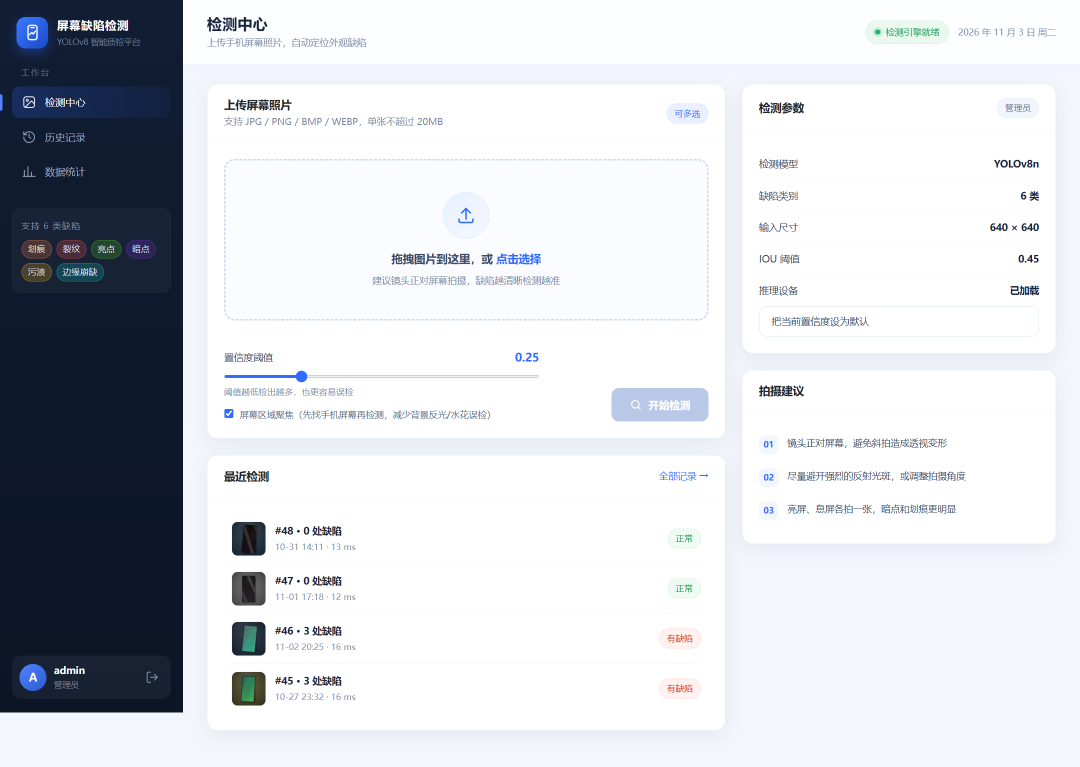
#> input picture site/assets/detect.png, 2160 x 1533 px (shown at 1/2 size)
$ python -i roi.py   (imports and definitions only)
#> lines starting #> are read from the running program, lines starting #| are printed output that depends on the picture; after the words box and inside, x2 and y2 are one past the last pixel; in counts of white or black regions, pixels touching at a corner belong together
#> further down, picture is the input picture: PIL image 2160x1533 RGB; mean R, G, B 210.5, 213.4, 218.9
# -*- coding: utf-8 -*-
"""自动找手机屏幕区域，供检测时聚焦，减少背景反光/水花的误检。

做法：Canny 边缘 -> 膨胀连成闭合轮廓 -> 取面积大、形状接近手机的轮廓的外接矩形。
找不到就返回 None，检测退回整张图，不会因为这一步失败而报错。
"""
from __future__ import annotations

import numpy as np
from PIL import Image


def find_screen_bbox(img: Image.Image, min_area_ratio=0.05, max_area_ratio=0.95):
    """返回手机区域 (x0, y0, x1, y1)，失败返回 None。"""
#> called with min_area_ratio = 0.05, max_area_ratio = 0.95
    try:
        import cv2
    except Exception:
        return None

    rgb = np.asarray(img.convert('RGB'))
    h, w = rgb.shape[:2]
#> h = 1533; w = 2160
    if max(h, w) > 1280:                       # 缩小后再找轮廓，速度快
        scale = 1280 / max(h, w)
#> scale = 0.593
        small = cv2.resize(rgb, (int(w * scale), int(h * scale)))
    else:
        scale = 1.0
        small = rgb
    gray = cv2.cvtColor(small, cv2.COLOR_RGB2GRAY)
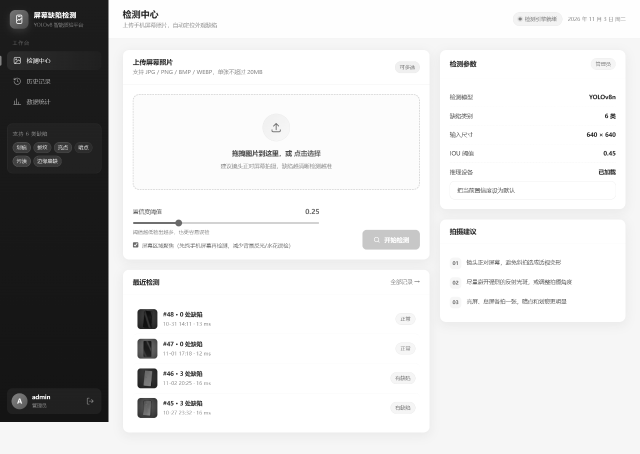
#> gray: shape (908, 1280) (shown at 1/2 size); min 12, max 255, mean 213.2
    gray = cv2.GaussianBlur(gray, (5, 5), 0)
    edges = cv2.Canny(gray, 40, 120)
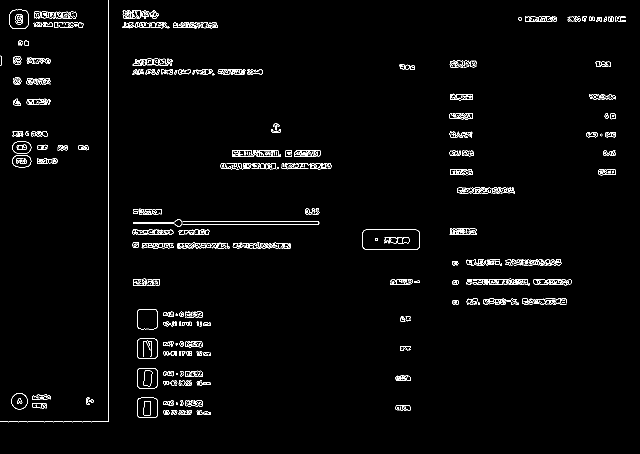
#> edges: shape (908, 1280) (shown at 1/2 size); 2% white in thin lines or dots
    edges = cv2.dilate(edges, np.ones((3, 3), np.uint8), iterations=2)
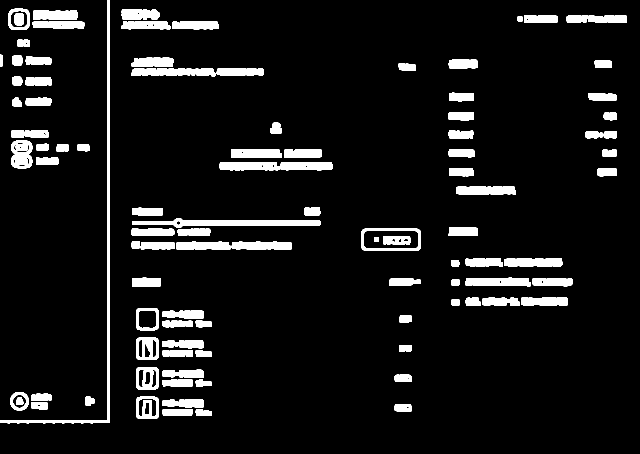
#> edges: shape (908, 1280) (shown at 1/2 size); 7.9% white; 100 white regions
    contours, _ = cv2.findContours(edges, cv2.RETR_EXTERNAL, cv2.CHAIN_APPROX_SIMPLE)
#> contours = 96 contours; largest, box (x1, y1, x2, y2) and area: (722, 457, 842, 502) 5162, (0, 0, 220, 847) 4427, (264, 437, 641, 455) 3333, (263, 136, 431, 153) 2065, (22, 281, 65, 337) 2044
    if not contours:
        return None

    sh, sw = small.shape[:2]
#> sh = 908; sw = 1280
    best, best_score = None, 0.0
    for c in contours:
        area = cv2.contourArea(c)
        ratio = area / (sw * sh)
        if not (min_area_ratio <= ratio <= max_area_ratio):
            continue
        x, y, bw, bh = cv2.boundingRect(c)
        if bw < 40 or bh < 40:
            continue
        aspect = bw / max(bh, 1)
        if not (0.35 <= aspect <= 2.2):        # 手机整体外接矩形不会太扁
            continue
        hull = cv2.convexHull(c)
        hull_area = cv2.contourArea(hull)
        solidity = area / max(hull_area, 1.0)
        if solidity < 0.55:
            continue
        score = ratio * solidity
        if score > best_score:
            best_score = score
            best = (x, y, x + bw, y + bh)
#> this loop made 96 passes
#> (area, ratio) on passes 1 to 12: (320.5, 0.000276), (748, 0.000644), (441, 0.000379), (434.5, 0.000374), (1045, 0.000899), (1891.5, 0.00163), (252.5, 0.000217), (473.5, 0.000407), (1076, 0.000926), (327.5, 0.000282), (740, 0.000637), (454, 0.000391)
#> after the loop, best_score = 0

    if best is None:
        return None
    # 放大回原图，留一点边，避免切掉边缘崩缺
    x0, y0, x1, y1 = [int(v / scale) for v in best]
    pad_x = int((x1 - x0) * 0.04)
    pad_y = int((y1 - y0) * 0.04)
    return (max(0, x0 - pad_x), max(0, y0 - pad_y),
            min(w, x1 + pad_x), min(h, y1 + pad_y))

>>> from PIL import Image
>>> picture = Image.open('../../site/assets/detect.png')
>>> result = find_screen_bbox(picture)

$ run again, on site/assets/history.png
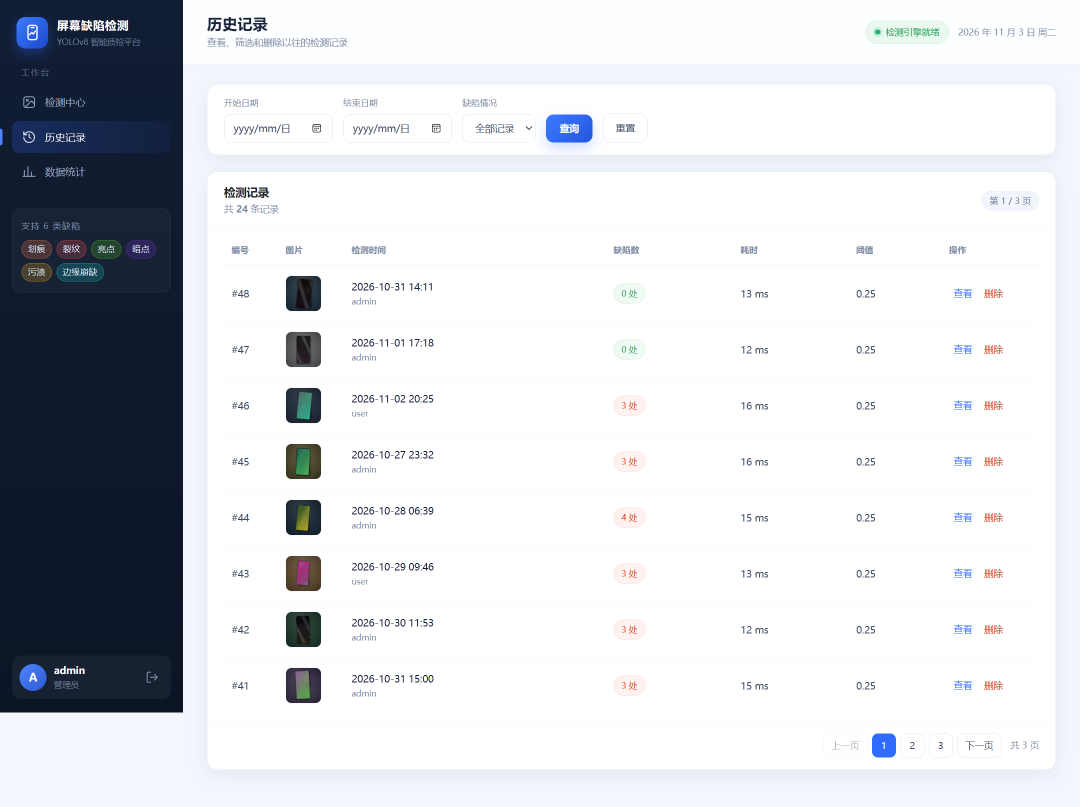
#> input picture site/assets/history.png, 2160 x 1613 px (shown at 1/2 size)
#> picture is the input picture: PIL image 2160x1613 RGB; mean R, G, B 213.5, 215.8, 220.3
#> in find_screen_bbox, `edges = cv2.Canny(gray, 40, 120)`:
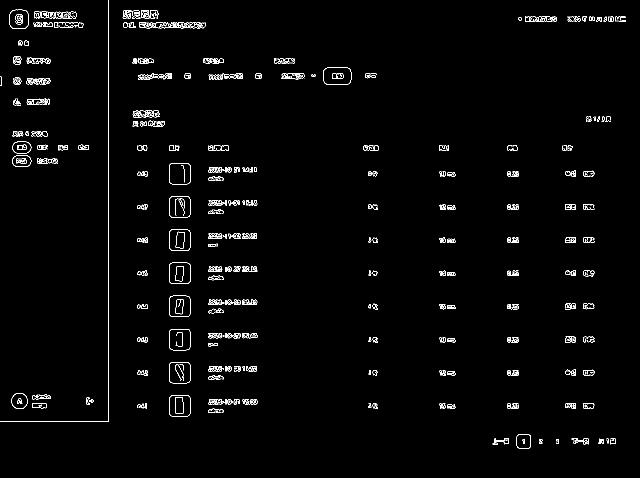
#> edges: shape (955, 1280) (shown at 1/2 size); 1.7% white in thin lines or dots
#> in find_screen_bbox, `edges = cv2.dilate(edges, np.ones((3, 3), np.uint8), iterations=2)`:
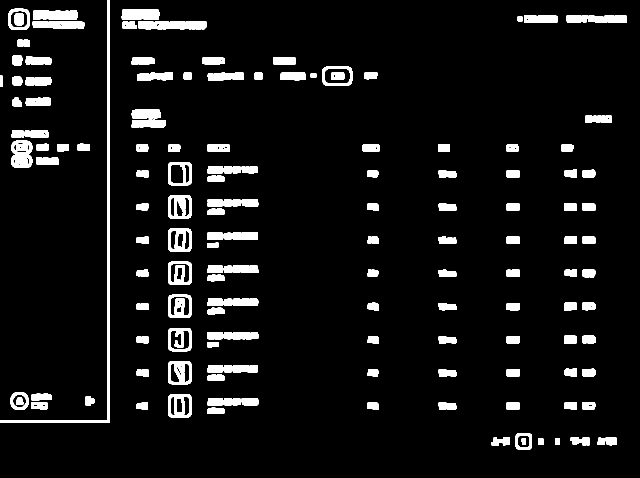
#> edges: shape (955, 1280) (shown at 1/2 size); 6.9% white; 141 white regions
#> contours = 136 contours; largest, box (x1, y1, x2, y2) and area: (0, 0, 220, 846) 4395, (644, 133, 705, 171) 2136, (336, 523, 383, 570) 2068, (336, 324, 383, 371) 2068, (336, 722, 383, 769) 2066
#> the loop in find_screen_bbox, `for c in contours:` made 136 passes
#> (area, ratio) on passes 1 to 8: (113, 9.24e-05), (129.5, 0.000106), (285, 0.000233), (180.5, 0.000148), (423, 0.000346), (410.5, 0.000336), (992.5, 0.000812), (350.5, 0.000287)
#> after the loop in find_screen_bbox, `for c in contours:`: best_score = 0

$ run again, on site/assets/login.png
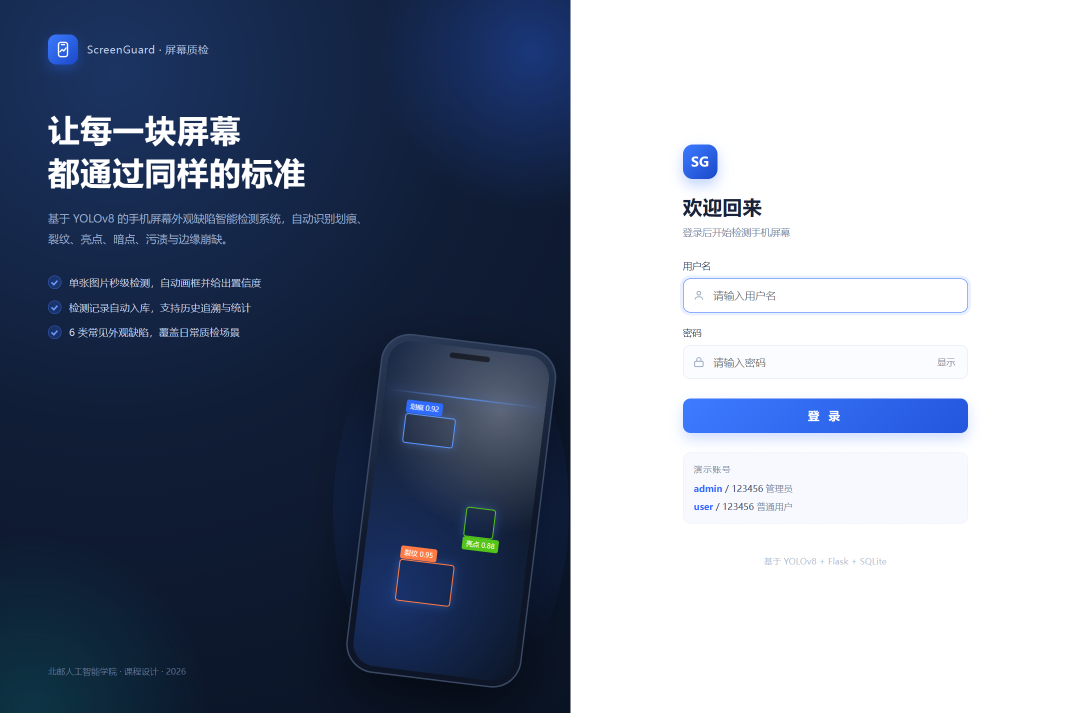
#> input picture site/assets/login.png, 2160 x 1425 px (shown at 1/2 size)
#> picture is the input picture: PIL image 2160x1425 RGB; mean R, G, B 130.2, 139.5, 157.1
#> in find_screen_bbox, `gray = cv2.cvtColor(small, cv2.COLOR_RGB2GRAY)`:
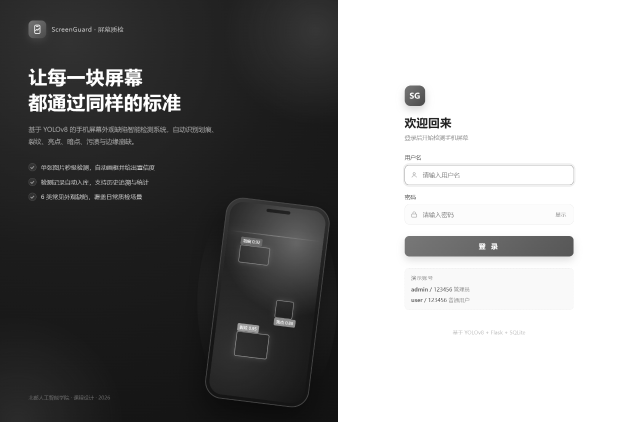
#> gray: shape (844, 1280) (shown at 1/2 size); min 11, max 255, mean 138.7
#> in find_screen_bbox, `edges = cv2.dilate(edges, np.ones((3, 3), np.uint8), iterations=2)`:
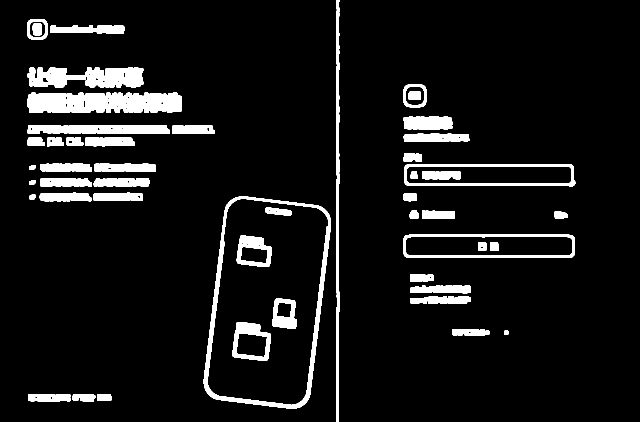
#> edges: shape (844, 1280) (shown at 1/2 size); 8% white; 49 white regions
#> contours = 39 contours; largest, box (x1, y1, x2, y2) and area: (407, 393, 662, 817) 86788, (807, 469, 1150, 516) 15582, (808, 329, 1151, 373) 13904, (55, 185, 363, 226) 10970, (55, 135, 287, 176) 6746
#> the loop in find_screen_bbox, `for c in contours:` made 39 passes
#> (area, ratio, x, y, bw, bh, aspect, hull_area) on pass 13: (86788.5, 0.0803, 407, 393, 255, 424, 0.601, 87319.5)
#> after the loop in find_screen_bbox, `for c in contours:`: best_score = 0.0798
#> x0 = 686; y0 = 663; x1 = 1117; y1 = 1378
#> pad_x = 17
#> pad_y = 28
#> result = (669, 635, 1134, 1406)

$ run again, on site/assets/mobile.png
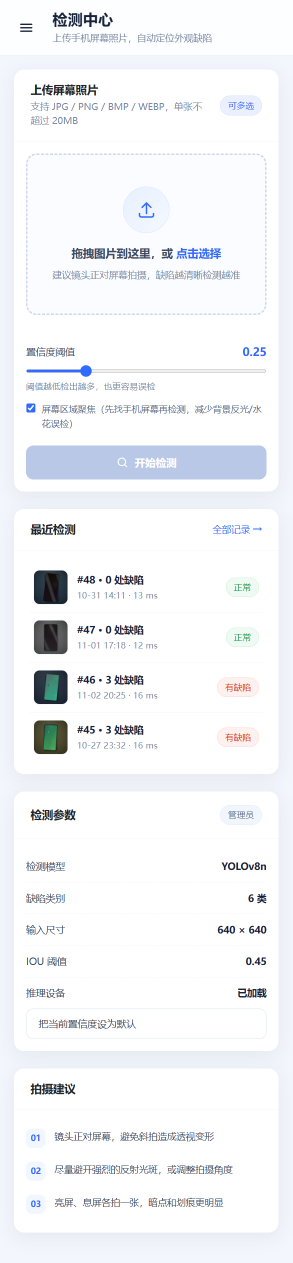
#> input picture site/assets/mobile.png, 585 x 2526 px (shown at 1/2 size)
#> picture is the input picture: PIL image 585x2526 RGB; mean R, G, B 242.3, 243.9, 246.9
#> in find_screen_bbox, `edges = cv2.Canny(gray, 40, 120)`:
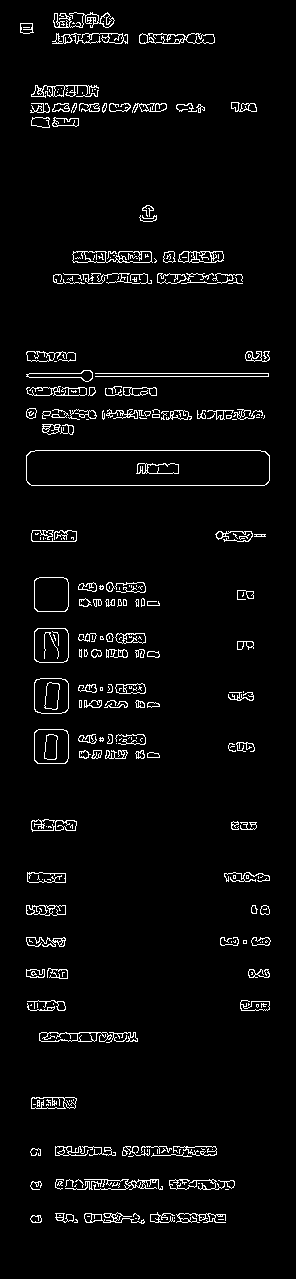
#> edges: shape (1279, 296); 3.6% white in thin lines or dots, all inside (x1, y1, x2, y2) = (20, 12, 271, 1224)
#> in find_screen_bbox, `edges = cv2.dilate(edges, np.ones((3, 3), np.uint8), iterations=2)`:
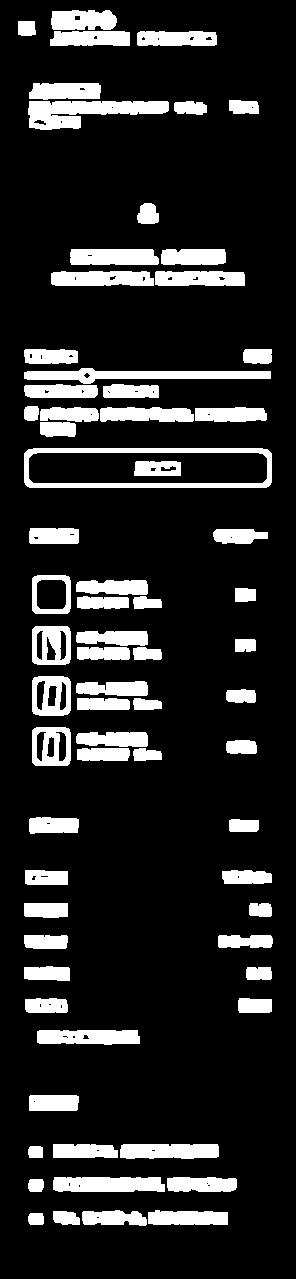
#> edges: shape (1279, 296); 14.7% white; 71 white regions
#> contours = 70 contours; largest, box (x1, y1, x2, y2) and area: (24, 448, 272, 488) 9580, (28, 101, 169, 130) 2310, (24, 368, 271, 384) 1879, (53, 1177, 165, 1192) 1456, (32, 676, 71, 716) 1439
#> the loop in find_screen_bbox, `for c in contours:` made 70 passes
#> (area, ratio) on passes 1 to 8: (156, 0.000412), (281, 0.000742), (986.5, 0.00261), (741, 0.00196), (166.5, 0.00044), (876.5, 0.00232), (1456, 0.00385), (147, 0.000388)
#> after the loop in find_screen_bbox, `for c in contours:`: best_score = 0
